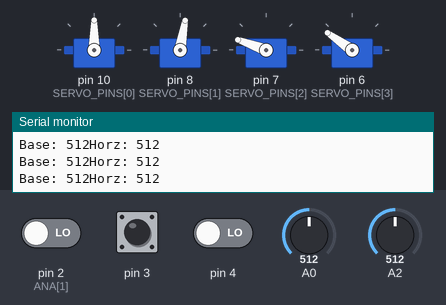
This sketch was run on a simulated Arduino Uno, built with avr-gcc and run on an emulated ATmega328P. Parts: 4 × servo, the last lines printed to the serial monitor. Inputs (shaded band) come from the test bench; at power-on: A2 = 512, pin 3 LOW, A0 = 512, pin 2 (ANA[1]) LOW, pin 4 LOW.

Above: at 3.2 s.
3.3 s: A2 set to 604
4.8 s: A2 set to 629
6.3 s: A2 set to 511
At 7.5 s:
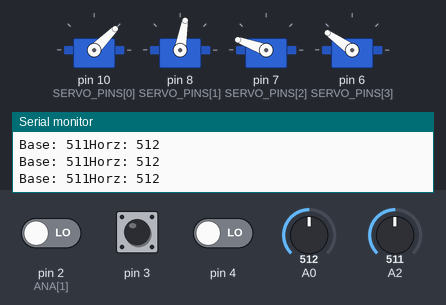
7.8 s: pin 3 pulsed HIGH 5 times (0.12 s each, 0.3 s apart)
At 9.8 s:
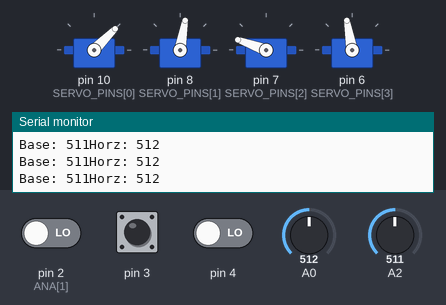
10.8 s: A0 set to 104
12.3 s: A0 set to 93
Timing chart, 0 to 15.3 s (numbered marks = the images above; inputs shaded):
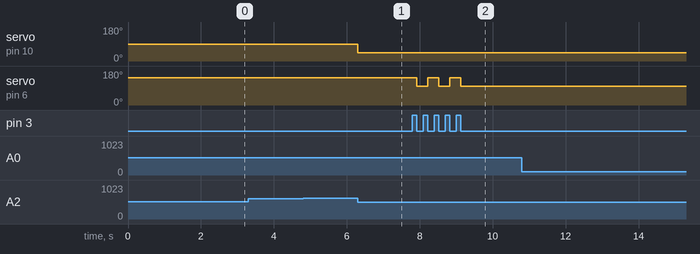

Measured:
- after the input at 6.3 s, servo on pin 10 (SERVO_PINS[0]): 90° → 45° at once
- after the input at 7.8 s, servo on pin 6 (SERVO_PINS[3]): alternates 145° for 0.30 s and 100° for 0.30 s, 5 changes in all, then stays 100°, starting after 0.12 s

The sketch:

arm_program.ino
```cpp
/*
 * Name: arm_program
 * Author: Jamie Poston and Mercedes Anderson
 * This program is designed to be used with the Unplugged Robotics lesson taught by the University of Nevada, Reno's Mobile Engineering Education Lab(ME2L).
 * This program sets the initial position of all the motors on the arm to take when turned on.
 * This program features:
 *      -Toggle Function to lift and lower left motor (wrist)
 *      -Toggle Function to extend and retract right motor (arm)
 *      -Toggle Function to open and close claw
 *      -Toggle Function to turn robot on and off (also known as 'reset')
 *      -Function to let robot move right and left (base)
 * Please keep in mind that your robots may need different angles than the ones here, but these are close for most robot arms.
 * Things to note:
 *      -The arm should be able to retract after extending with little issue
 *      -The base should hit, 0, 45, 90, 135, 180 degrees or at least angles that are distinct enough to represent that.
 *      -The wrist should be able to raise the jaw up to be parallel with the ground, and lower it to pick up no more than five stacked blocks
 *      -The claw should open up just a bit wider than the block, and close just enough to hold it. If the claw it too tight around the block, some of the other motors may be unable to operate appropriately.
 * Troubleshooting:
 *      -Robot shaking when plugged in:
 *            -Try: Pushing down all wires to make sure they're plugged in all the way
 *            -Try: Making sure the joystick is in the correct holes
 *            -Try: Plugging the robot into the wall
 *            -Try: Making sure you don't have stripped motors. You will hear a loud whirling if this is the case.
 */

//**********INCLUDED LIBRARIES**********//
#include <Servo.h>
#include <SPI.h>
//////////////////////////////////////////

//****GLOBAL VARIABLE INITIALIZATION****//
const int NUM_SERVOS = 4;                       //Number of servos on the actual robot.
const int SERVO_PINS[NUM_SERVOS] = {10, 8, 7, 6};

Servo myservo[NUM_SERVOS]; //Create the servo objects for all servos

const int NUM_BASE_POSITIONS = 5;               //Number of pre-set base positions
const int BASE[NUM_BASE_POSITIONS] = {0, 45, 90, 135, 180}; //Pre-set positions for the base

const int NUM_ARM_POSITIONS = 2;                //Number of positions for one joint.
const int NUM_ARM_JOINTS = 3;                   //One more than the amount of joints so that the loops work properly.
//Pre-set positions for the arm joints. First index is back/forward. Second index is up/down.
const int ARM[NUM_ARM_JOINTS][NUM_ARM_POSITIONS][NUM_ARM_POSITIONS] = { { {0, 0} , {0, 0} }, { {80, 80}, {120, 120} }, { {160, 120}, {160, 120} } };

//Sets constant values for the joystick
//To determine where the joystick is being moved.
const int LOW_JOYSTICK_VALUE = 412;
const int HIGH_JOYSTICK_VALUE = 612;

const int TOGGLE_SIZE = 2;                      //Sets the size of the toggleable arrays
const int CLAW[TOGGLE_SIZE] = {100, 145};       //Pre-set positions for the claw

const int NUM_DIGITAL_BUTTONS = 3;              //Number of digital buttons for the robot
const int DIG[NUM_DIGITAL_BUTTONS] = {4, 3, 2}; //Pins for the digital buttons

const int NUM_ANALOG = 2;                       //Number of analog joysticks pins for the robot (One each for the x and y axises)
const int ANA[NUM_ANALOG] = {0, 2};             //Pins for the analog joystick

const int BASE_START_POS = 2;
const int CLAW_START_POS = 1;
const int WRIST_START_POS[TOGGLE_SIZE] = {0,0};

int baseIndex = BASE_START_POS;                 //Initial position for base
int clawIndex = CLAW_START_POS;                 //Initial position for claw
int onOff = 1;                                  //Initial setting for board being on initially
int WRIST[TOGGLE_SIZE];

//Initial angles for all the servos. Arm should be parallel with the ground.
const int INITANGLE[NUM_SERVOS] = {BASE[baseIndex], ARM[1][0][0], ARM[2][0][0], CLAW[clawIndex]};

bool update;                           //global variable for updating servo positions

//////////////////////////////////////////

//FUNCTION:   setup
//DEFINITION: Setup runs once at the begining of the program to initialize the program
//DETAILS:    This function initializes all the servos to the correct arduino pins
//            as well as writing the initial angle to the servos.
//            Also begins Serial for debugging.
//PARAMETERS: None.
//RETURNS:    None.
void setup()   {
  Serial.begin(9600); //Begins the Serial for debugging. Viewable through Arduino IDE


 memcpy(WRIST, WRIST_START_POS, sizeof(WRIST)); //Initialize array for WRIST

 update = false;

  //Attach all the servo objects to the correct pins
  //To be able to grab the right information for the servos
  for (int i = 0; i < NUM_SERVOS; i++) {
    myservo[i].attach(SERVO_PINS[i]); //Attaches servo to pin
    myservo[i].write(INITANGLE[i]);   //Writes initial angle to servo
    delay(500);                       //Time delay for safety
  }
}

//FUNCTION:   basePos
//DEFINITION: Updates position of base.
//DETAILS:    Based on analog value, increments or decrements baseIndex.
//            Waits until joystick returns to center.
//PARAMETERS: value from the analog joystick
//RETURNS:    None.
void basePos(int analogValue)
{
  Serial.print("Base: ");
  Serial.print(analogValue);
  if (analogValue < LOW_JOYSTICK_VALUE)
  {
    baseIndex++;
    if (baseIndex > 4)
      baseIndex = 4;
    update = true;
    while (analogRead(ANA[1]) > HIGH_JOYSTICK_VALUE || analogRead(ANA[1]) < LOW_JOYSTICK_VALUE);
  }
  else if (analogValue > HIGH_JOYSTICK_VALUE)
  {
    baseIndex--;
    if (baseIndex < 0)
      baseIndex = 0;
    update = true;
    while (analogRead(ANA[1]) > HIGH_JOYSTICK_VALUE || analogRead(ANA[1]) < LOW_JOYSTICK_VALUE);
  }
}

//FUNCTION:   horzPos
//DEFINITION: Updates forward/backward position of arm
//DETAILS:    Based on analog values, toggle WRIST[0]
//PARAMETERS: value from the analog joystick
//RETURNS:    None.
void horzPos(int analogValue)
{
  Serial.print("Horz: ");
  Serial.println(analogValue);
  if (analogValue > HIGH_JOYSTICK_VALUE)
  {
    if (WRIST[0] == 0)
    {
      toggleWrist(0);
      while (analogRead(ANA[0]) > HIGH_JOYSTICK_VALUE || analogRead(ANA[0]) < LOW_JOYSTICK_VALUE);
    }
  }
  else if (analogValue < LOW_JOYSTICK_VALUE)
  {
    if (WRIST[0] == 1)
    {
      toggleWrist(0);
      while (analogRead(ANA[0]) > HIGH_JOYSTICK_VALUE || analogRead(ANA[0]) < LOW_JOYSTICK_VALUE);
    }
  }
}

//FUNCTION:   toggleWrist
//DEFINITION: toggles a WRIST value
//DETAILS:    None.
//PARAMETERS: index for which WRIST value needs to be toggled
//RETURNS:    None.
void toggleWrist(int wristIndex)
{
  if (WRIST[wristIndex] == 0)
    WRIST[wristIndex] = 1;
  else if (WRIST[wristIndex] == 1)
    WRIST[wristIndex] = 0;
  update = true;
}

//FUNCTION:   toggleClaw
//DEFINITION: toggles the clawIndex
//DETAILS:    None.
//PARAMETERS: None.
//RETURNS:    None.
void toggleClaw()

{
  if (clawIndex == 0)
    clawIndex = 1;
  else if (clawIndex == 1)
    clawIndex = 0;
  update = true;
}

//FUNCTION:   toggleOn
//DEFINITION: toggles on/Off
//DETAILS:    Checks onOff value
//            Calls appropriate start/stop moving function
//PARAMETERS: None.
//RETURNS:    None.
void toggleOn()
{
  if(onOff == 1)
  {
    stopMoving();
    onOff = 0;
  }
  else
  {
   memcpy(WRIST, WRIST_START_POS, sizeof(WRIST));
    baseIndex = BASE_START_POS;
    clawIndex = CLAW_START_POS;

    startMoving();
    onOff = 1;
  }
  update = true;
}

//FUNCTION:   startMoving
//DEFINITION: Initializes servos
//DETAILS:    Attaches all servos and writes initial angle
//PARAMETERS: None.
//RETURNS:    None.
void startMoving()
{

  Serial.print("Start All Movement ");
  Serial.println();

  for (int i = 0; i < NUM_SERVOS; i++) {
    myservo[i].attach(SERVO_PINS[i]);
    myservo[i].write(INITANGLE[i]);
    delay(500);
  }
}

//FUNCTION:   stopMoving
//DEFINITION: Stops all servos
//DETAILS:    Detaches all servos from pins
//            Doesn't actually turn the board off.
//            Resets values to inital values
//PARAMETERS: None.
//RETURNS:    None.
void stopMoving()
{
  Serial.print("Stop All Movement ");
  Serial.println();

  for (int i = 0; i < NUM_SERVOS; i++)
    myservo[i].detach();
}

//FUNCTION:   debounce
//DEFINITION: debounces data on digital pin
//DETAILS:    The data on an individual pin sometimes vacillates before settling.
//            This function 'debounces' the pin by checking the pin after .1 seconds
//            After the delay, if the new data off the pin is the same as the old data, then it must be true.
//            This is only really checking for a value of 1, or the button being pressed.
//PARAMETERS: The pin number that is being debounced.
//RETURNS:    The debounced value.
int debounce(int pin)
{
  int value = digitalRead(pin);
  if ( value == 1 )
  {
    delay(100);
    if (value == digitalRead(pin))
    {
      while (digitalRead(pin) == 1);
      return 1;
    }
  }
  return 0;
}

//FUNCTION:   writeServos
//DEFINITION: Updates servo positions
//DETAILS:    Takes all the current positions and writes them to the servos
//PARAMETERS: None.
//RETURNS:    None.

void writeServos()
{
  myservo[0].write(BASE[baseIndex]);
  for (int i = 1; i < 3; i++)
    myservo[i].write(ARM[i][WRIST[0]][WRIST[1]]);
  myservo[3].write(CLAW[clawIndex]);
  update = false;
}

//FUNCTION:   loop
//DEFINITION: Constantly runs during the program
//DETAILS:    Every 0.15 seconds, this checks to see if a user has interacted with the buttons or joystick
//            If they have, then update the appropriate servo
//PARAMETERS: None.
//RETURNS:    None.
void loop()
{
  delay(15); // Delay function to slow movement of arm down

  if (debounce(DIG[0]) == 1)
    toggleWrist(1);

  if (debounce(DIG[1]) == 1)
    toggleClaw();

  if (debounce(DIG[2]) == 1)
    toggleOn();

  int temp = analogRead(ANA[1]);
  basePos(temp);
  temp = analogRead(ANA[0]);
  horzPos(temp);

  if (update)
    writeServos();

}
```
